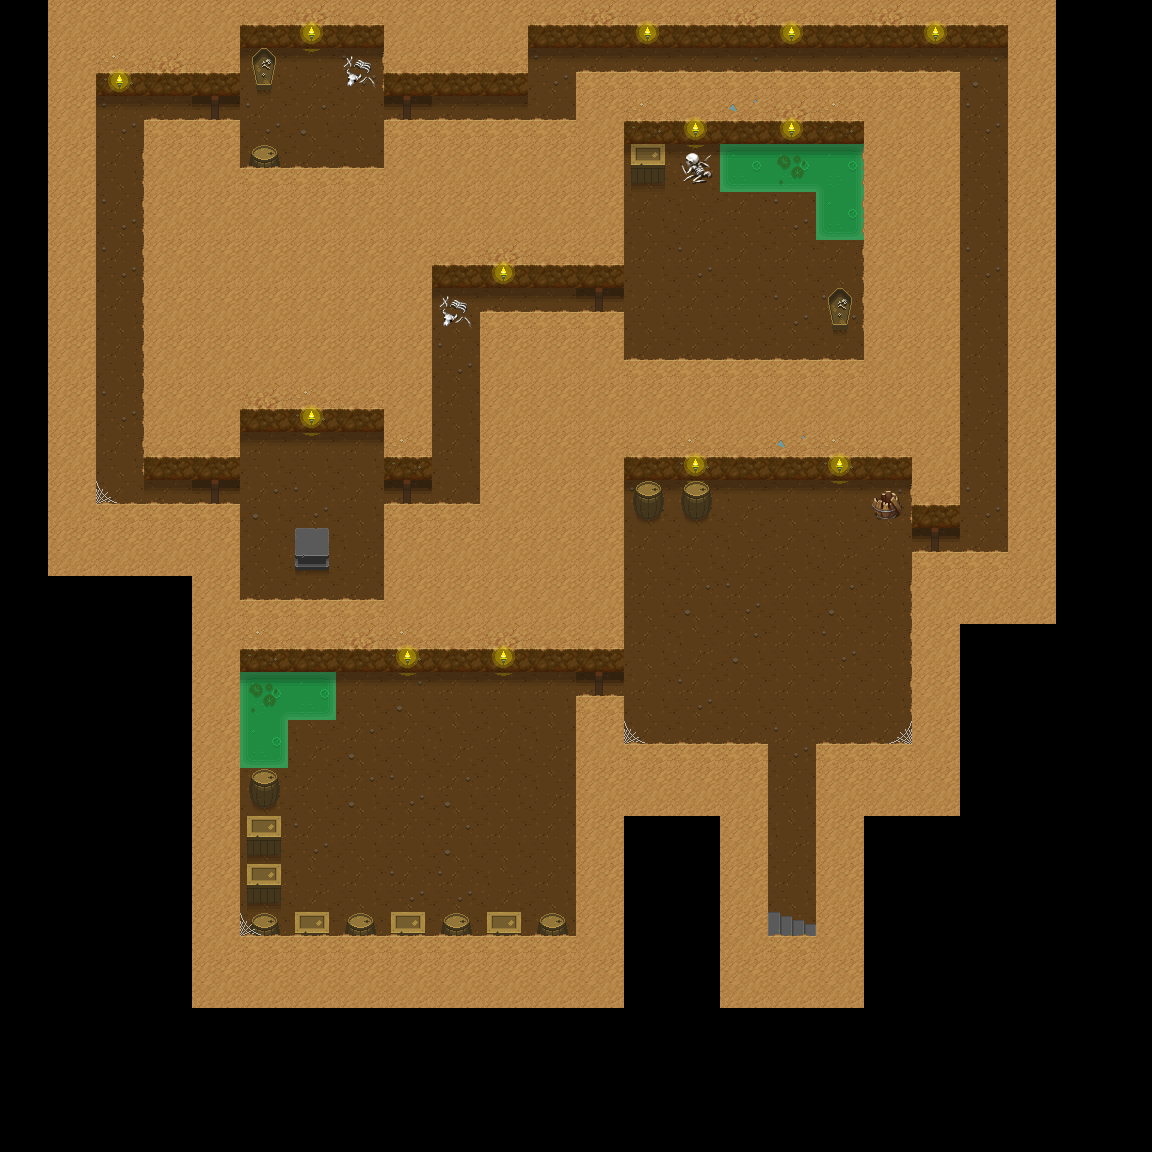

The image is a tile-based game level rendered from a .tmx file. Its description and source (layers, tilesets, objects; grid data summarised) follow:
An orthogonal 24x24 tile map with 48x48 px tiles, 10 tile layers (floor, floor 2, creature, water_edges, ...) and 24 objects (12x MONSTER, WORLD, INNKEEPER, TEMPLE, MERCHANT_LEG).

<map version="1.10" tiledversion="1.11.0" orientation="orthogonal" renderorder="right-down" width="24" height="24" tilewidth="48" tileheight="48" infinite="0" nextlayerid="20" nextobjectid="120">
 <properties>
  <property name="startX" value="16" />
  <property name="startY" value="19" />
 </properties>
 <tileset firstgid="1" name="terrain" tilewidth="48" tileheight="48" tilecount="760" columns="20">
  <image source="uf_terrain.png" width="960" height="1824" />
  <tile id="115">
   <animation>
    <frame tileid="115" duration="500" />
    <frame tileid="116" duration="500" />
    <frame tileid="117" duration="500" />
    <frame tileid="118" duration="500" />
   </animation>
  </tile>
  <tile id="135">
   <animation>
    <frame tileid="135" duration="500" />
    <frame tileid="136" duration="500" />
    <frame tileid="137" duration="500" />
    <frame tileid="138" duration="500" />
   </animation>
  </tile>
  <tile id="155">
   <animation>
    <frame tileid="155" duration="500" />
    <frame tileid="156" duration="500" />
    <frame tileid="157" duration="500" />
    <frame tileid="158" duration="500" />
   </animation>
  </tile>
  <tile id="175">
   <animation>
    <frame tileid="175" duration="500" />
    <frame tileid="176" duration="500" />
    <frame tileid="177" duration="500" />
    <frame tileid="178" duration="500" />
   </animation>
  </tile>
  <tile id="195">
   <animation>
    <frame tileid="195" duration="300" />
    <frame tileid="196" duration="300" />
    <frame tileid="197" duration="300" />
    <frame tileid="198" duration="300" />
   </animation>
  </tile>
  <tile id="215">
   <animation>
    <frame tileid="215" duration="500" />
    <frame tileid="216" duration="500" />
    <frame tileid="217" duration="500" />
    <frame tileid="218" duration="500" />
   </animation>
  </tile>
  <tile id="621">
   <animation>
    <frame tileid="621" duration="300" />
    <frame tileid="622" duration="300" />
   </animation>
  </tile>
  <tile id="644">
   <animation>
    <frame tileid="644" duration="200" />
    <frame tileid="645" duration="200" />
   </animation>
  </tile>
  <tile id="664">
   <animation>
    <frame tileid="664" duration="200" />
    <frame tileid="665" duration="200" />
   </animation>
  </tile>
  <tile id="672">
   <animation>
    <frame tileid="672" duration="750" />
    <frame tileid="673" duration="750" />
   </animation>
  </tile>
  <tile id="674">
   <animation>
    <frame tileid="674" duration="750" />
    <frame tileid="675" duration="750" />
   </animation>
  </tile>
 </tileset>
 <layer id="1" name="floor" width="24" height="24">
  <data>[576 cells, 169 non-empty, 4 distinct tile ids]</data>
 </layer>
 <layer id="2" name="floor 2" width="24" height="24">
  <data>[576 cells, 20 non-empty, 4 distinct tile ids]</data>
 </layer>
 <layer id="19" name="creature" width="24" height="24">
  <data>[576 cells, 0 non-empty, 0 distinct tile ids]</data>
 </layer>
 <layer id="5" name="water_edges" width="24" height="24">
  <data>[576 cells, 7 non-empty, 3 distinct tile ids]</data>
 </layer>
 <layer id="8" name="door" width="24" height="24">
  <data>[576 cells, 14 non-empty, 2 distinct tile ids]</data>
 </layer>
 <layer id="6" name="shadows" width="24" height="24">
  <data>[576 cells, 49 non-empty, 1 distinct tile ids]</data>
 </layer>
 <layer id="10" name="webs" width="24" height="24">
  <data>[576 cells, 14 non-empty, 4 distinct tile ids]</data>
 </layer>
 <layer id="7" name="walls" width="24" height="24">
  <data>[576 cells, 271 non-empty, 7 distinct tile ids]</data>
 </layer>
 <layer id="9" name="torches" width="24" height="24">
  <data>[576 cells, 20 non-empty, 2 distinct tile ids]</data>
 </layer>
 <layer id="3" name="props" width="24" height="24">
  <data>[576 cells, 12 non-empty, 8 distinct tile ids]</data>
 </layer>
 <objectgroup id="11" name="portals">
  <object id="111" name="WORLD" x="768" y="912" width="48" height="48" />
 </objectgroup>
 <objectgroup id="12" name="people">
  <object id="118" name="bushwacker" type="MONSTER" x="768" y="336" width="48" height="48">
   <properties>
    <property name="movement" value="ATTACK_AVATAR" />
   </properties>
  </object>
  <object id="115" name="Lvl 1 Mage" type="MONSTER" x="432" y="336" width="48" height="48">
   <properties>
    <property name="movement" value="ATTACK_AVATAR" />
   </properties>
  </object>
  <object id="114" name="Lvl 1 Ninja" type="MONSTER" x="768" y="240" width="48" height="48">
   <properties>
    <property name="movement" value="ATTACK_AVATAR" />
   </properties>
  </object>
  <object id="96" name="Lvl 1 Priest" type="MONSTER" x="624" y="144" width="48" height="48">
   <properties>
    <property name="movement" value="ATTACK_AVATAR" />
   </properties>
  </object>
  <object id="98" name="Undead Kobold" type="MONSTER" x="96" y="240" width="48" height="48">
   <properties>
    <property name="movement" value="ATTACK_AVATAR" />
   </properties>
  </object>
  <object id="99" name="Undead Kobold" type="MONSTER" x="288" y="432" width="48" height="48">
   <properties>
    <property name="movement" value="ATTACK_AVATAR" />
   </properties>
  </object>
  <object id="95" name="Kobold" type="MONSTER" x="960" y="288" width="48" height="48">
   <properties>
    <property name="movement" value="ATTACK_AVATAR" />
   </properties>
  </object>
  <object id="119" name="Kobold" type="MONSTER" x="288" y="96" width="48" height="48">
   <properties>
    <property name="movement" value="ATTACK_AVATAR" />
   </properties>
  </object>
  <object id="94" name="Kobold" type="MONSTER" x="720" y="48" width="48" height="48">
   <properties>
    <property name="movement" value="ATTACK_AVATAR" />
   </properties>
  </object>
  <object id="117" name="Orc" type="MONSTER" x="864" y="528" width="48" height="48">
   <properties>
    <property name="movement" value="ATTACK_AVATAR" />
   </properties>
  </object>
  <object id="93" name="Orc" type="MONSTER" x="720" y="480" width="48" height="48">
   <properties>
    <property name="movement" value="ATTACK_AVATAR" />
   </properties>
  </object>
  <object id="116" name="Bubbly Slime" type="MONSTER" x="960" y="48" width="48" height="48">
   <properties>
    <property name="movement" value="ATTACK_AVATAR" />
   </properties>
  </object>
  <object id="113" name="Fred" type="INNKEEPER" x="288" y="864" width="48" height="48">
   <properties>
    <property name="icon" value="Paladin_Demon_Hunter_Female" />
    <property name="movement" value="FIXED" />
   </properties>
  </object>
  <object id="112" name="Molly" type="TEMPLE" x="288" y="768" width="48" height="48">
   <properties>
    <property name="icon" value="Sorcerer_Conjurer_Female" />
    <property name="movement" value="FIXED" />
   </properties>
  </object>
  <object id="97" name="Dutch" type="MERCHANT_LEG" x="336" y="672" width="48" height="48">
   <properties>
    <property name="icon" value="Sorcerer_Elementalist_Female" />
    <property name="movement" value="FIXED" />
   </properties>
  </object>
 </objectgroup>
 <objectgroup id="13" name="rooms" visible="0">
  <object id="100" x="576" y="432">
   <polygon points="0,0 0,336 144,336 144,576 288,576 288,384 384,384 384,0" />
  </object>
  <object id="102" x="192" y="624">
   <polygon points="0,0 0,336 432,336 432,0" />
  </object>
  <object id="103" x="192" y="384">
   <polygon points="0,0 0,240 240,240 240,0" />
  </object>
  <object id="104" x="576" y="96">
   <polygon points="0,0 0,288 336,288 336,0" />
  </object>
  <object id="105" x="192" y="0">
   <polygon points="0,0 0,192 240,192 240,0" />
  </object>
  <object id="106" x="48" y="48">
   <polygon points="0,0 0,480 192,480 192,384 144,384 144,96 192,96 192,0" />
  </object>
  <object id="109" x="384" y="240">
   <polygon points="0,0 0,288 144,288 144,96 240,96 240,0" />
  </object>
  <object id="110" x="384" y="48">
   <polygon points="0,0 0,96 240,96 240,48 528,48 528,528 672,528 672,-48 96,-48 96,0" />
  </object>
 </objectgroup>
</map>
